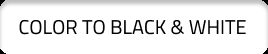
#> input picture img0.png, 268 x 54 px
$ python -i cart.py   (imports and definitions only)
#> lines starting #> are read from the running program, lines starting #| are printed output that depends on the picture
# ProjectGurukul Cartooning an image using OpenCV-Python

# Import necessary packages
import cv2
import numpy as np
from tkinter.filedialog import *

# Reading image


def cartoonizze():
    # Reading image
    photo = askopenfilename()
#> the answer given: img0.png
    img = cv2.imread(photo)
#> img is the input picture: shape (54, 268, 3); min 0, max 255, mean 233.2

    def cartoonize(img, k):

        # Convert the input image to gray scale
#> called with k = 8
        gray = cv2.cvtColor(img, cv2.COLOR_BGR2GRAY)

        # Peform adaptive threshold
        edges  = cv2.adaptiveThreshold(gray, 255, cv2.ADAPTIVE_THRESH_GAUSSIAN_C, cv2.THRESH_BINARY, 9, 8)
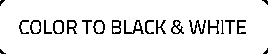
#> edges: shape (54, 268); 92.3% white; black in thin lines or dots

        # cv2.imshow('edges', edges)

        # Defining input data for clustering
        data = np.float32(img).reshape((-1, 3))

        print("shape of input data: ", img.shape)
#| shape of input data:  (54, 268, 3)
        print('shape of resized data', data.shape)
#| shape of resized data (14472, 3)

        # Defining criteria
        criteria = (cv2.TERM_CRITERIA_EPS + cv2.TERM_CRITERIA_MAX_ITER, 20, 1.0)

        # Applying cv2.kmeans function
        _, label, center = cv2.kmeans(data, k, None, criteria, 10, cv2.KMEANS_RANDOM_CENTERS)
#> label = 14472 values, max 7 at index 0, min 0 at index 5382, mean 3.91; center = [[72.81, 72.81, 72.81], [138.4, 138.4, 138.4], [195.6, 195.6, 195.6], [230, 230, 230], [254.8, 254.8, 254.8], [241.6, 241.6, 241.6], [216.5, 216.5, 216.5], [9.27, 9.27, 9.27]]
        center = np.uint8(center)
#> center = [[72, 72, 72], [138, 138, 138], [195, 195, 195], [229, 229, 229], [254, 254, 254], [241, 241, 241], [216, 216, 216], [9, 9, 9]]
        # print(center)

        # Reshape the output data to the size of input image
        result = center[label.flatten()]
        result = result.reshape(img.shape)
        #cv2.imshow("result", result)

        # Smooth the result
        blurred = cv2.medianBlur(result, 3)
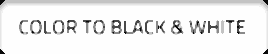
#> blurred: shape (54, 268, 3); min 9, max 254, mean 236.2

        # Combine the result and edges to get final cartoon effect
        cartoon = cv2.bitwise_and(blurred, blurred, mask=edges)
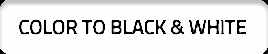
#> cartoon: shape (54, 268, 3); min 0, max 254, mean 227.6

        return cartoon


    cartoonized = cartoonize(img, 8)

    # Show the output

    cv2.imshow('input', img)
    cv2.imshow('output',cartoonized)

    cv2.waitKey(0)
    cv2.destroyAllWindows()

>>> result = cartoonizze()
